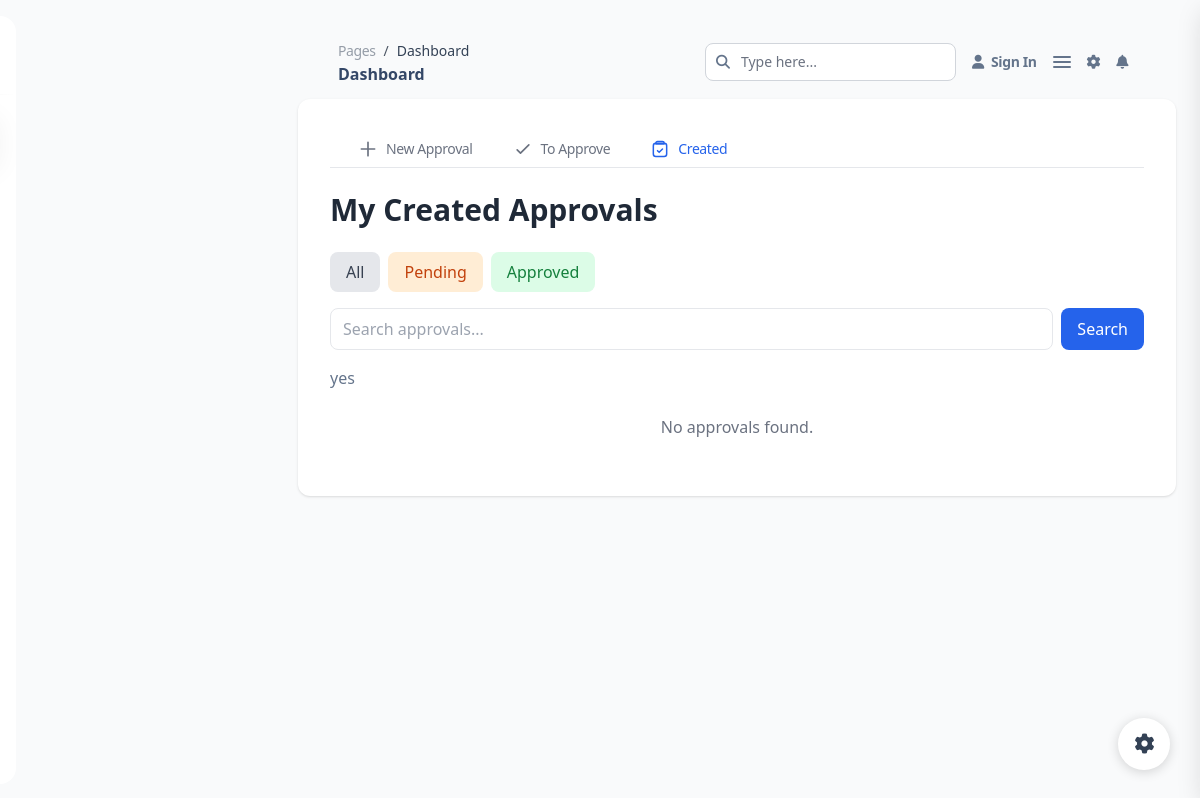
/approvals/my-created/ (signed in), run on an earlier commit of the app's database.
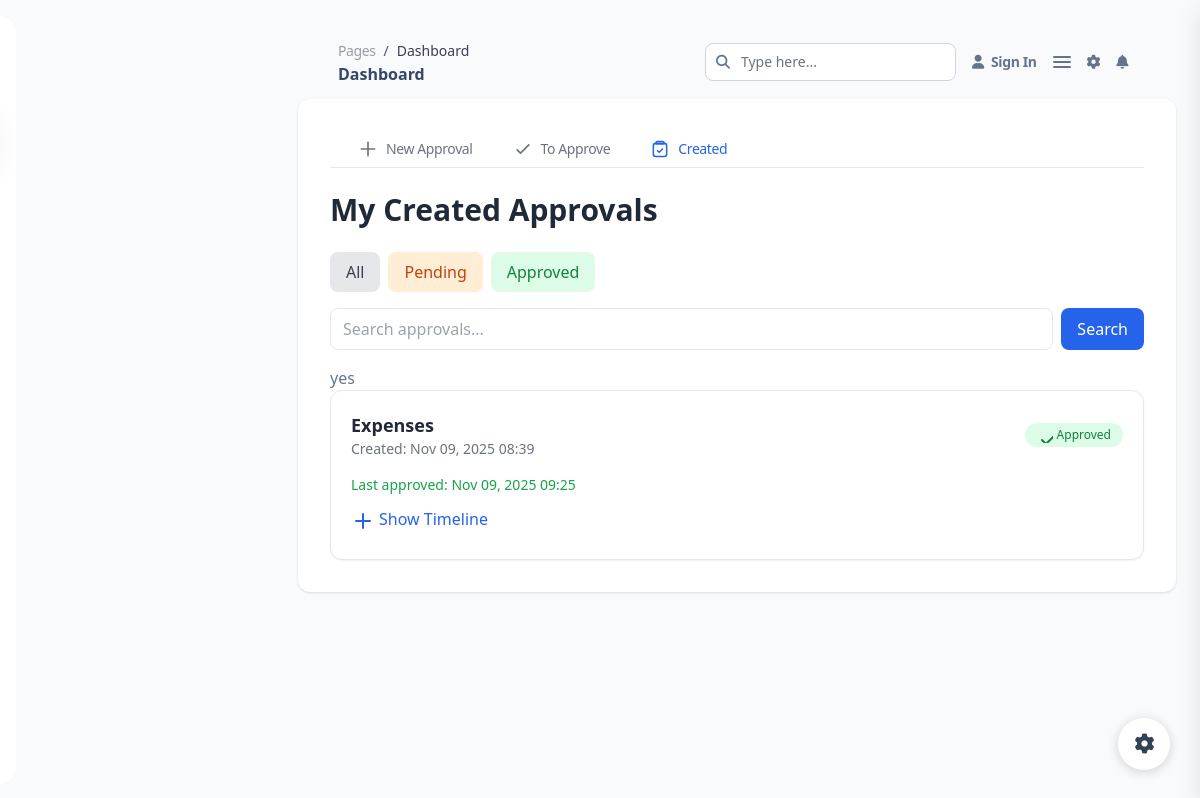
And on a later commit of the database.
### approvals/models.py (models this page shows, shortened)
class ApprovalRecord(models.Model):
    STATUS_CHOICES = [
        ("pending", "Pending"),
        ("approved", "Approved"),
        ("rejected", "Rejected"),
        ("notified", "Notified"),
    ]
    approval_type = models.ForeignKey(ApprovalType, on_delete=models.CASCADE)
    approver = models.ForeignKey(Employee, on_delete=models.CASCADE, related_name="approvals")
    creator = models.ForeignKey(Employee, on_delete=models.CASCADE, related_name="created_approvals")
    content_type = models.ForeignKey(ContentType, on_delete=models.CASCADE, blank=True, null=True)
    object_id = models.PositiveIntegerField(blank=True, null=True)
    content_object = GenericForeignKey("content_type", "object_id")
    level = models.PositiveIntegerField(default=1)
    status = models.CharField(max_length=20, choices=STATUS_CHOICES, default="pending")
    comment = models.TextField(blank=True, null=True)
    approved_at = models.DateTimeField(blank=True, null=True)
    is_proper_approver = models.BooleanField(default=True)
    was_notified = models.BooleanField(default=False)
    rich_content = HTMLField(blank=True, null=True)
    created_at = models.DateTimeField(auto_now_add=True)
    updated_at = models.DateTimeField(auto_now=True)

class ApprovalType(models.Model):
    name = models.CharField(max_length=100, unique=True)
    description = models.TextField(blank=True, null=True)

### approvals/web/views.py (the view)
# urls.py: path("my-created/", web_views.my_created_approvals, name="my-created-approvals"),
def my_created_approvals(request):
    user = Employee.objects.get(employee_code=request.user.username)
    approvals = ApprovalRecord.objects.filter(creator=user).select_related(
        "approval_type", "approver", "creator"
    ).prefetch_related("approval_type__flows").order_by("-created_at")[:5]
    items = build_approval_timeline(approvals)
    return render(request, "approvals/my_created_approvals.html", {
        "items": items,
    })

### approvals/templates/approvals/my_created_approvals.html (shortened to what this page needs)
{% extends "configs/base.html" %}
{% load static %}
{% block content %}
{% include 'configs/partials/sidebar.html' %}
<main class="ease-soft-in-out xl:ml-68.5 p-4 sm:p-6">
  {% include 'configs/partials/main-top-nav.html' %}
  <div class="bg-white rounded-xl shadow p-6 sm:p-8 max-w-6xl w-full mx-auto">
    {% include 'approvals/partials/approval_tabs.html' %}
    <h6 class="text-2xl sm:text-3xl font-semibold mb-6 text-gray-800">My Created Approvals</h6>
    <div class="flex flex-wrap gap-2 mb-4">
      <button
        hx-get="{% url 'search-my-created-approvals' %}?filter=all"
        hx-target="#approvals-list"
        hx-indicator="#spinner"
        class="filter-btn px-4 py-2 rounded-lg bg-gray-200 text-gray-700 hover:bg-gray-300">
        All
      </button>
      <button
        hx-get="{% url 'search-my-created-approvals' %}?filter=pending"
        hx-target="#approvals-list"
        hx-indicator="#spinner"
        class="filter-btn px-4 py-2 rounded-lg bg-orange-100 text-orange-700 hover:bg-orange-200">
        Pending
      </button>
      <button
        hx-get="{% url 'search-my-created-approvals' %}?filter=approved"
        hx-target="#approvals-list"
        hx-indicator="#spinner"
        class="filter-btn px-4 py-2 rounded-lg bg-green-100 text-green-700 hover:bg-green-200">
        Approved
      </button>
    </div>
    <div class="mb-4">
      <form id="search-form" hx-get="{% url 'search-my-created-approvals' %}" hx-target="#approvals-list" hx-indicator="#spinner" class="flex flex-col sm:flex-row gap-2">
        <input
          type="text"
          name="search"
          placeholder="Search approvals..."
          class="flex-1 border rounded-lg px-3 py-2 focus:outline-none focus:ring-2 focus:ring-blue-500"
        >
        <button type="submit" class="px-4 py-2 bg-blue-600 text-white rounded-lg hover:bg-blue-700 transition">
          Search
        </button>
      </form>
    </div>
    <div id="approvals-list">
        yes
      {% include "approvals/partials/my_created_approvals_list.html" %}
    </div>
  </div>
</main>
{% endblock %}

### approvals/templates/approvals/partials/my_created_approvals_list.html (shortened to what this page needs)
{% if items %}
<div class="space-y-6">
  {% for item in items|slice:":5" %}
  <div class="border rounded-xl p-5 shadow-sm bg-white">
    <div class="flex flex-col sm:flex-row justify-between items-start sm:items-center mb-4">
      <div>
        <p class="text-lg font-semibold text-gray-800">
          {{ item.approval.approval_type.name }}
        </p>
        <p class="text-sm text-gray-500">
          Created: {{ item.approval.created_at|date:"M d, Y H:i" }}
        </p>
      </div>
      <span class="flex items-center gap-1 text-xs px-3 py-1 rounded-full mt-2 sm:mt-0
        {% if item.approval.status == 'approved' %} bg-green-100 text-green-700
        {% elif item.approval.status == 'pending' %} bg-orange-100 text-orange-700
        {% else %} bg-gray-200 text-gray-700 {% endif %}">
        {% if item.approval.status == 'approved' %}
          <svg class="h-4 w-4" fill="none" stroke="currentColor">
            <path stroke-linecap="round" stroke-linejoin="round" stroke-width="2"
                  d="M5 13l4 4L19 7" />
          </svg>
        {% elif item.approval.status == 'pending' %}
          <svg class="h-4 w-4" fill="none" stroke="currentColor">
            <path stroke-linecap="round" stroke-linejoin="round" stroke-width="2"
                  d="M12 8v4m0 4h.01" />
          </svg>
        {% else %}
          <svg class="h-4 w-4" fill="none" stroke="currentColor">
            <path stroke-linecap="round" stroke-linejoin="round" stroke-width="2"
                  d="M4 6h16M4 12h16M4 18h16" />
          </svg>
        {% endif %}
        {{ item.approval.status|title }}
      </span>
    </div>
    {% if item.last_approval_date %}
    <p class="text-sm text-green-600 mb-3">
      Last approved: {{ item.last_approval_date|date:"M d, Y H:i" }}
    </p>
    {% endif %}
    <div x-data="{ open: false }" class="mt-3">
      <button @click="open = !open"
              class="flex items-center gap-2 text-blue-600 hover:underline mb-2">
        <svg x-show="!open" class="h-5 w-5" fill="none" stroke="currentColor">
          <path stroke-linecap="round" stroke-linejoin="round" stroke-width="2"
                d="M12 5v14m7-7H5" />
        </svg>
        Show Timeline
      </button>
    </div>
  </div>
  {% endfor %}
</div>
{% else %}
<p class="text-gray-500 text-center py-6">No approvals found.</p>
{% endif %}

What changed in the data, as far as the page shows it:
added ApprovalRecord: approval.approval_type.name "Expenses", approval.created_at "Nov 09, 2025 08:39", approval.status "Approved", last_approval_date "Nov 09, 2025 09:25"
Also different on the page:
text no longer shown: "No approvals found."
